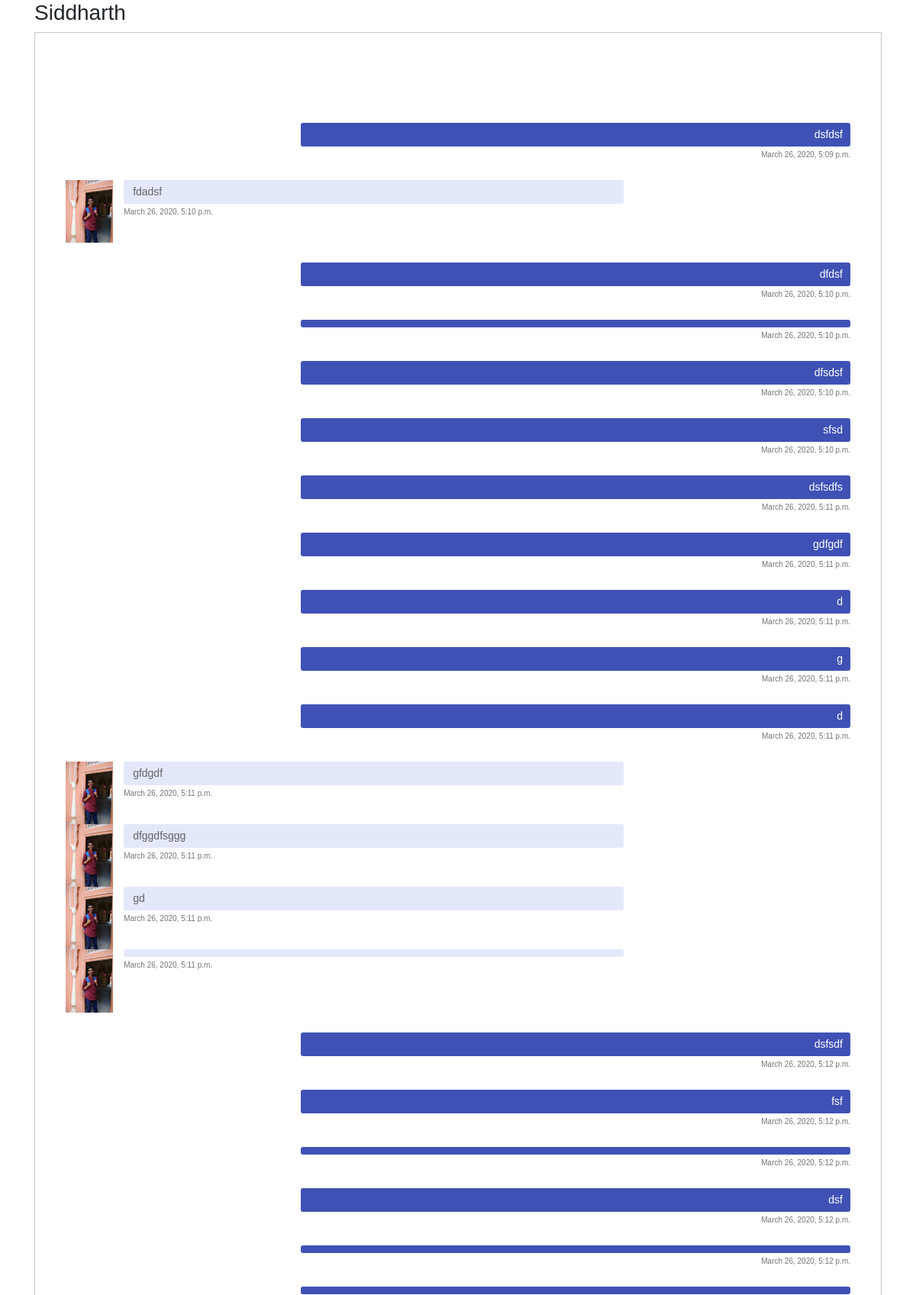
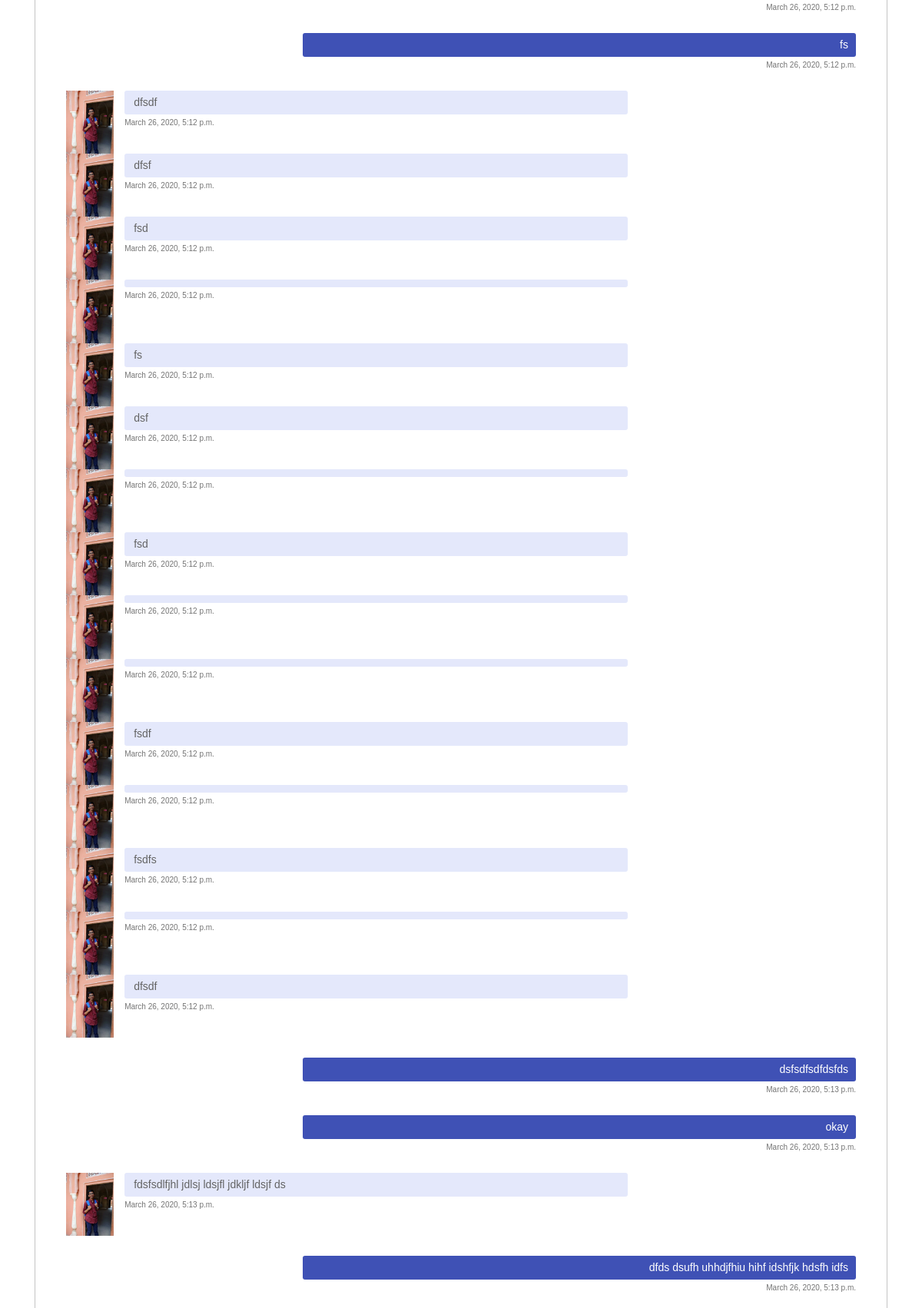
The app's page /chat/86/64/ (signed in, upper part) with its own data (2 pictures, top to bottom).
### chat/models.py (models this page shows)
class Message(models.Model):
    text = models.CharField(max_length=500)
    sender = models.ForeignKey(User , on_delete=models.CASCADE,related_name='sender')
    receiver = models.ForeignKey(User , on_delete=models.CASCADE,related_name='receiver')
    created = models.DateTimeField(auto_now_add=True)

### login/models.py (models this page shows, shortened)
class UserProfile(models.Model):
    user = models.OneToOneField(User, on_delete=models.CASCADE, related_name='profile')
    location = models.CharField(max_length=30, blank=True)
    profile_pic = models.FileField(blank=True)
    bio = models.CharField(default='',max_length=100)
    phone = models.IntegerField(default=0)

### chat/views.py (the view)
# urls.py: path('<int:sender_id>/<int:receiver_id>/', views.room, name='room'),
@login_required()
def room(request,sender_id,receiver_id):
    current_user_id = request.user.id
    receiver = User.objects.get(id=receiver_id)
    mess = Message.objects.filter((Q(sender = request.user,receiver = receiver) | Q(sender = receiver,receiver = request.user)))
    mess = mess.order_by('created')
    if current_user_id == sender_id:
        user = User.objects.get(id = receiver_id)
        return render(request, 'chat/room1.html', {
            'message': mess,
            'receiver': receiver,
            'sender_id': sender_id,
            'receiver_id': receiver_id
        })
    else:
        return HttpResponseNotFound("unauthorised")

### chat/templates/chat/room1.html (shortened to what this page needs)
<html>
<head>
    {% load static %}
	<link href="//maxcdn.bootstrapcdn.com/bootstrap/4.1.1/css/bootstrap.min.css" rel="stylesheet" id="bootstrap-css">
	<link href="{% static 'chat/css/room1css.css'%}" type="text/css" rel="stylesheet">
</head>
<body class="bg-funky">
<div class="container">
<h3 color="blue">{{receiver.first_name}} {{receiver.second_name}}</h3>
<div class="messaging">
      <div class="inbox_msg">
        <div class="mesgs">
          <div class="msg_history">
          </div>
            {% for mess in message %}
            {% if mess.sender_id != receiver.id %}
                <div class="outgoing_msg">
                  <div class="sent_msg">
                    <p>{{mess.text}}</p>
                    <span class="time_date">{{mess.created}}</span> </div>
                </div>
            {% else %}
                <div class="incoming_msg">
                  <div class="incoming_msg_img"> <img src="{{receiver.profile.profile_pic.url}}" alt="sunil"> </div>
                  <div class="received_msg">
                    <div class="received_withd_msg">
                      <p>{{mess.text}}</p>
                      <span class="time_date">{{mess.created}}</span></div>
                  </div>
                </div>
            {% endif %}
            {% endfor %}
        </div>
      </div>
    <br>
    <input id="chat-message-input" type="text" size="100"><br>
    <br>
  </div>
</div>
  </body>
    </html>

### chat/static/chat/css/room1css.css (style rules this page uses)
body { font-family: sans-serif !important; }
.bg-funky { background: #FFFFFF; }
img { max-width: 100%; }
.inbox_msg { border: 1px solid #c4c4c4; clear: both; overflow: hidden; }
.incoming_msg_img { display: inline-block; width: 6%; }
.received_msg { display: inline-block; padding: 0 0 0 10px; vertical-align: top; width: 92%; }
.received_withd_msg p { background: #e4e8fb none repeat scroll 0 0; border-radius: 3px; color: #646464; font-size: 14px; margin: 0; padding: 5px 10px 5px 12px; width: 100%; }
.time_date { color: #747474; display: block; font-size: 10px; margin: 3px 0 0; }
.received_withd_msg { width: 70%; }
.mesgs { float: left; padding: 40px; }
.sent_msg p { background: #3F51B5 none repeat scroll 0 0; border-radius: 3px; font-size: 14px; margin: 0; color:#fff; padding: 5px 10px 5px 12px; width:100%; }
.outgoing_msg { overflow:hidden; margin:26px 0 26px; }
.sent_msg { float: right; width: 70%; text-align: right; }
.messaging { background: #fff; }
.msg_history { max-height: 516px; overflow-y: auto; }

### records on screen
Message: text "dsfdsf", created "March 26, 2020, 5:09 p.m."
Message: profile.profile_pic (picture), text "fdadsf", created "March 26, 2020, 5:10 p.m."
Message: text "dfdsf", created "March 26, 2020, 5:10 p.m."
Message: created "March 26, 2020, 5:10 p.m."
Message: text "dfsdsf", created "March 26, 2020, 5:10 p.m."
Message: text "sfsd", created "March 26, 2020, 5:10 p.m."
Message: text "dsfsdfs", created "March 26, 2020, 5:11 p.m."
Message: text "gdfgdf", created "March 26, 2020, 5:11 p.m."
Message: text "d", created "March 26, 2020, 5:11 p.m."
Message: text "g", created "March 26, 2020, 5:11 p.m."
Message: text "d", created "March 26, 2020, 5:11 p.m."
Message: profile.profile_pic (picture), text "gfdgdf", created "March 26, 2020, 5:11 p.m."
Message: profile.profile_pic (picture), text "dfggdfsggg", created "March 26, 2020, 5:11 p.m."
Message: profile.profile_pic (picture), text "gd", created "March 26, 2020, 5:11 p.m."
Message: profile.profile_pic (picture), created "March 26, 2020, 5:11 p.m."
Message: text "dsfsdf", created "March 26, 2020, 5:12 p.m."
Message: text "fsf", created "March 26, 2020, 5:12 p.m."
Message: created "March 26, 2020, 5:12 p.m."
Message: text "dsf", created "March 26, 2020, 5:12 p.m."
Message: created "March 26, 2020, 5:12 p.m."
Message: created "March 26, 2020, 5:12 p.m."
Message: text "fs", created "March 26, 2020, 5:12 p.m."
Message: profile.profile_pic (picture), text "dfsdf", created "March 26, 2020, 5:12 p.m."
Message: profile.profile_pic (picture), text "dfsf", created "March 26, 2020, 5:12 p.m."
Message: profile.profile_pic (picture), text "fsd", created "March 26, 2020, 5:12 p.m."
Message: profile.profile_pic (picture), created "March 26, 2020, 5:12 p.m."
Message: profile.profile_pic (picture), text "fs", created "March 26, 2020, 5:12 p.m."
Message: profile.profile_pic (picture), text "dsf", created "March 26, 2020, 5:12 p.m."
Message: profile.profile_pic (picture), created "March 26, 2020, 5:12 p.m."
Message: profile.profile_pic (picture), text "fsd", created "March 26, 2020, 5:12 p.m."
Message: profile.profile_pic (picture), created "March 26, 2020, 5:12 p.m."
Message: profile.profile_pic (picture), created "March 26, 2020, 5:12 p.m."
Message: profile.profile_pic (picture), text "fsdf", created "March 26, 2020, 5:12 p.m."
Message: profile.profile_pic (picture), created "March 26, 2020, 5:12 p.m."
Message: profile.profile_pic (picture), text "fsdfs", created "March 26, 2020, 5:12 p.m."
Message: profile.profile_pic (picture), created "March 26, 2020, 5:12 p.m."
Message: profile.profile_pic (picture), text "dfsdf", created "March 26, 2020, 5:12 p.m."
Message: text "dsfsdfsdfdsfds", created "March 26, 2020, 5:13 p.m."
Message: text "okay", created "March 26, 2020, 5:13 p.m."
Message: profile.profile_pic (picture), text "fdsfsdlfjhl jdlsj ldsjfl jdkljf ldsjf ds", created "March 26, 2020, 5:13 p.m."
Message: text "dfds dsufh uhhdjfhiu hihf idshfjk hdsfh idfs", created "March 26, 2020, 5:13 p.m."

### other values on screen
{{ receiver.first_name }} "Siddharth"
